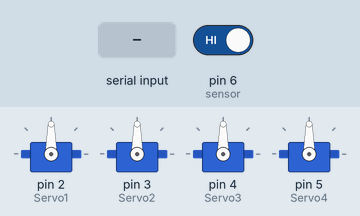
The sketch below on a simulated Arduino Uno, built with avr-gcc and run on an emulated ATmega328P. On the bench: 4 × servo. Inputs (shaded band) come from the test bench; at power-on: pin 6 (sensor) HIGH.

Above: at 1.2 s.
1.3 s: "r" received over the second serial link
At 1.7 s:
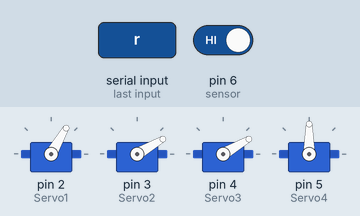
4.3 s: pin 6 (sensor) driven LOW
At 5.4 s:
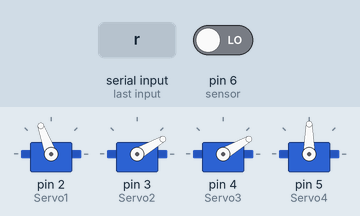
6.3 s: pin 6 (sensor) driven HIGH
At 16.7 s:
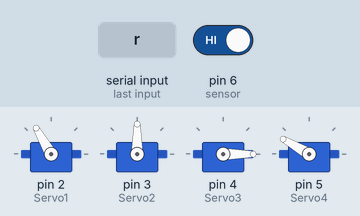
Timing chart, 0 to 26.0 s (numbered marks = the images above; inputs shaded):
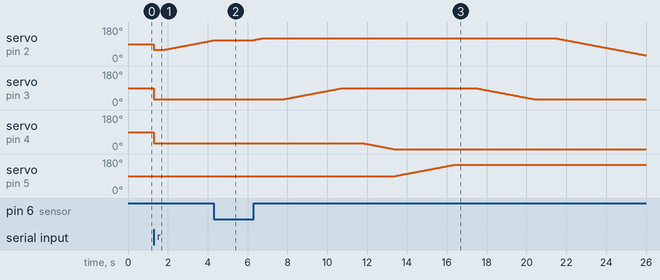

Measured:
- after the input at 1.3 s, servo on pin 3 (Servo2), servo on pin 4 (Servo3): 90° → 30° at once
- after the input at 4.3 s, servo on pin 3 (Servo2): stays 30° (without the input it goes to 31° after 1.6 s)
- after the input at 6.3 s, servo on pin 4 (Servo3): moves from 30° to 0° over 1.5 s, starting after 5.6 s; servo on pin 5 (Servo4): moves from 90° to 150° over 3.0 s, starting after 7.1 s
- by itself, servo on pin 2 (Servo1): rises from 111° to 120° in 0.40 s, then falls to 30° in 19.3 s

The sketch:

RCJOYSTICK2.ino
```cpp
#include <SoftwareSerial.h> // 블루투스
#include <Servo.h> // 서보모터
#include <MsTimer2.h> // 타이머2 인터럽트

// joystick pins
#define VRX (A0)
#define VRY (A1)

// joystick sensor values
#define VR_MIN_VALUE (0)
#define VR_MAX_VALUE (1023)
#define VR_MID_VALUE (512)
#define VR_MID_UPPER (564)
#define VR_MID_LOWER (460)

char getData = '1'; //블루토스 통신 수신 값 받는 함수

SoftwareSerial BTSerial (11, 12); // 블루투스 핀 설정

// 조이스틱 값 변환 함수
int adjustJoystickValue(int value) {
  value = constrain(value, VR_MIN_VALUE, VR_MAX_VALUE);
  if (VR_MID_LOWER <= value && value <= VR_MID_UPPER)
    return VR_MID_VALUE;
  else
    return value;
}

// 조이스틱 핀 및 설정 값
const int SW4_pin = 7;           // 블루투스 자동/수동 버튼 핀(1=>자동,0=>수동)
const int SW1_pin = 10;          // 차량 라인트레이서 모드 변경 버튼
const int SW3_pin = 9;           // 차량 정지 버튼(수동 모드 전환)

boolean buttonState;            //현재 버튼 상태
boolean lastButtonState = HIGH; //마지막 버튼 상태
long lastDebounceTime = 0;      //마지막 버튼 디바운스 타임
long debounceDelay = 30;        //디바운스 딜레이
int BT2State = 1;                   // 조이스틱 블루투스 상태값(1=> 사용 못함, 0 => 조이스틱 사용)


  // 물건 감지용 적외선
int sensor = 6; // 적외선 센서 핀
int count = 0; // 적외선 감지 카운트 변수

  // 로봇 핀
Servo Servo1;
Servo Servo2;
Servo Servo3;
Servo Servo4;


// 물건 감지용 적외선 센서 작동 함수
void flash(){
  int data = digitalRead(sensor);
  if(data == LOW){
    count++;
    BTSerial.write("c"); // 차량 출발
    delay(300);
  }
}

void setup() {
  Serial.begin(9600);
  BTSerial.begin(9600);
//  Serial2.begin(9600);
  pinMode(SW4_pin, INPUT_PULLUP);//버튼을 pull up 입력으로 설정
  pinMode(SW1_pin, INPUT_PULLUP);//버튼을 pull up 입력으로 설정
  pinMode(SW3_pin, INPUT_PULLUP);//버튼을 pull up 입력으로 설정
  pinMode(sensor,INPUT);
  MsTimer2::set(1, flash);
  MsTimer2::start();
  Servo1.attach(2);
  Servo2.attach(3);
  Servo3.attach(4);
  Servo4.attach(5);
  }

void loop() {
  //////블루투스 송, 수신
  if(BTSerial.available()){
    getData = BTSerial.read();
    }
//
////  //SW4 녹색 버튼 채터링 /초기값 :1, 조이스틱 블루투스 상태값(1=> 사용 못함, 0 => 조이스틱 사용)
//  int reading = digitalRead(SW4_pin);
//  if(reading != lastButtonState){
//    lastDebounceTime = millis();
//  }
//
//  if((millis() - lastDebounceTime) > debounceDelay){
//    if(reading != buttonState){
//      buttonState = reading;
//      if(buttonState == LOW){
//      BT2State =! BT2State;
//      BTSerial.write('0');
//      //if(digitalRead(SW1_pin) == LOW){
//        //BTSerial.write('a');
//      //}
//      }
//    }
//  }
////  //SW1 빨간색 버튼 채터링(차량 정지, 조이스틱 모드)
//// if(digitalRead(SW1_pin) == LOW){
////  BTSerial.write('1');
////  Serial.print("SW1_Pin");
//// }
////
//////  //SW3 파란색 버튼 채터링(차량 라인트레이서 모드)
////   if(digitalRead(SW3_pin) == LOW){
////  BTSerial.write('0');
////    Serial.print("SW3_Pin");
//// }
//
  // 블루투스로 'r'수신 시 로봇 작동
 if(getData == 'r'){
    robotStart();
    BTSerial.write("d");
    getData = '1';
 }

// //조이스틱 모드 전환 시 작동됨(녹색 버튼 누를 시)
//  if(BT2State == 0){
//    joystick();
//  }
//  lastButtonState = reading; // 녹색버튼 1, 0 상태값 변수(조이스틱 사용모드 or NONE)
}

//조이스틱 함수
void joystick(){
// read joystick values
  int vrx = analogRead(VRX);
  int vry = analogRead(VRY);

  // ignore 10% error around 512 since it not accurate
  vrx = adjustJoystickValue(vrx);
  vry = adjustJoystickValue(vry);

  // send data over BLE
  BTSerial.print(vrx);
  BTSerial.print(",");
  BTSerial.println(vry);
  Serial.println(vrx,vry);
}

  // A구역에서 차량에 물건 적재하는 로봇 동작
void robotStart(){
  Servo1.write(60);
  Servo2.write(30);
  Servo3.write(30);
  Servo4.write(90);
  delay(500);
  // put your main code here, to run repeatedly:
  // Servo1 구동
  for(int i = 60; i<=120; i++){
    Servo1.write(i);
    delay(50);
  }
  delay(1000);

  // Servo2 구동
  for(int i = 30;i<=90;i++){
    Servo2.write(i);
    delay(50);
  }
delay(1000);

  // Servo3 구동
  for(int i = 30; i>=0;i--){
    Servo3.write(i);
    delay(50);
  }
  for(int i = 90; i<=150;i++){
    Servo4.write(i);
    delay(50);
  }
  delay(1000);

  for(int i = 90; i>=30;i--){
    Servo2.write(i);
    delay(50);
  }
  delay(1000);
  for(int i = 120; i>=20; i--){
    Servo1.write(i);
    delay(50);
  }
  delay(1000);
  // Servo2 구동
  for(int i = 30;i<=90;i++){
    Servo2.write(i);
    delay(50);
  }
  for(int i = 150; i>=90;i--){
    Servo4.write(i);
    delay(50);
  }
  delay(1000);
  for(int i = 90; i>=30;i--){
    Servo2.write(i);
    delay(50);
  }
  count = 0;
  delay(2000);
}

void robotStart2(){
Serial.println("로봇작동시작");
  Servo1.write(60);
  Servo2.write(30);
  Servo3.write(30);
  Servo4.write(90);
  delay(500);
  // put your main code here, to run repeatedly:
  // Servo1 구동
  delay(1000);
  for(int i = 120; i>=20; i--){
    Servo1.write(i);
    delay(50);
  }
    delay(1000);
  // Servo2 구동
  for(int i = 30;i<=90;i++){
    Servo2.write(i);
    Serial.print("Servo2:");
    Serial.println(i);
    delay(50);
  }
  delay(1000);
  // Servo3 구동
  for(int i = 30; i>=0;i--){
    Servo3.write(i);
    Serial.print("Servo3:");
    Serial.println(i);
    delay(50);
  }
  delay(1000);
  for(int i = 90; i<=150;i++){
    Servo4.write(i);
    delay(50);
  }
  delay(1000);
    // Servo2 구동
    for(int i = 90; i>=30;i--){
    Servo2.write(i);
    Serial.print("Servo2:");
    Serial.println(i);
    delay(50);
  }
  delay(1000);
  for(int i = 20; i<=120; i++){
    Servo1.write(i);
    delay(50);
  }
  delay(1000);
 for(int i = 30;i<=90;i++){
    Servo2.write(i);
    Serial.print("Servo2:");
    Serial.println(i);
    delay(50);
  }
delay(1000);
   for(int i = 150; i>=90;i--){
    Servo4.write(i);
    delay(50);
  }

  delay(1000);
    // Servo2 구동
    for(int i = 90; i>=30;i--){
    Servo2.write(i);
    Serial.print("Servo2:");
    Serial.println(i);
    delay(50);
  }
  delay(1000);
}
```
